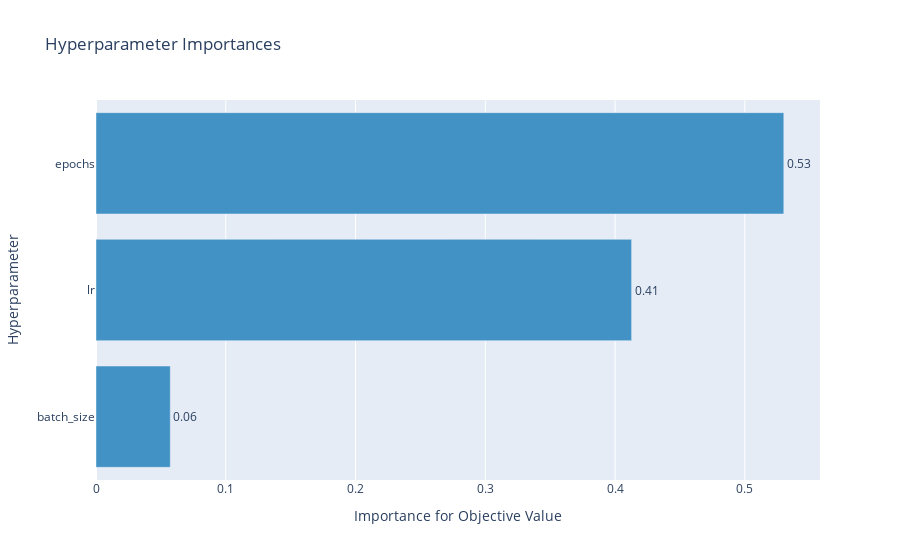

Here is the notebook cell this chart was saved with:
### Code cell
plot_param_importances(study)

### Figure 1 — Plotly figure (JSON) as saved in the notebook; plotly's stock layout.template omitted (floating-point values rounded to 4 significant figures)
{"data": [{"cliponaxis": false, "hovertemplate": ["batch_size (CategoricalDistribution): 0.057234913407658496<extra></extra>", "lr (FloatDistribution): 0.41274581914407615<extra></extra>", "epochs (IntDistribution): 0.5300192674482654<extra></extra>"], "marker": {"color": "rgb(66,146,198)"}, "orientation": "h", "text": ["0.06", "0.41", "0.53"], "textposition": "outside", "type": "bar", "x": [0.05723, 0.4127, 0.53], "y": ["batch_size", "lr", "epochs"]}], "layout": {"showlegend": false, "title": {"text": "Hyperparameter Importances"}, "xaxis": {"title": {"text": "Importance for Objective Value"}}, "yaxis": {"title": {"text": "Hyperparameter"}}}}
